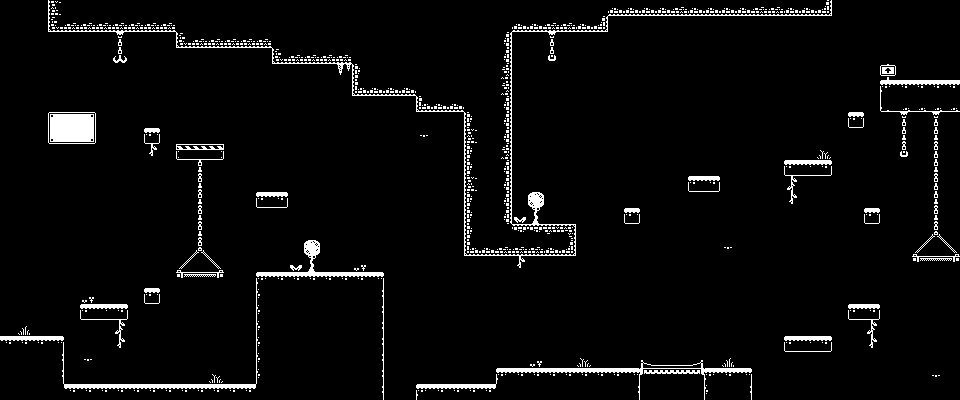

This game map was drawn from its Tiled (.tmx) file and the tilesets committed beside it. A one-line description and the trimmed map source follow:
An orthogonal 60x25 tile map with 16x16 px tiles, 2 tile layers (Background, Platforms) and 6 objects (4x spike, door, key).

<map version="1.10" tiledversion="1.10.2" orientation="orthogonal" renderorder="right-down" width="60" height="25" tilewidth="16" tileheight="16" infinite="0" nextlayerid="6" nextobjectid="9">
 <editorsettings>
  <export target="Azure Level Dark.tmj" format="json" />
 </editorsettings>
 <tileset firstgid="1" name="monochrome_tilemap_packed" tilewidth="16" tileheight="16" tilecount="400" columns="20">
  <image source="monochrome_tilemap_packed.png" width="320" height="320" />
  <tile id="14">
   <properties>
    <property name="collides" type="bool" value="true" />
   </properties>
  </tile>
  <tile id="44">
   <properties>
    <property name="collides" type="bool" value="true" />
   </properties>
  </tile>
  <tile id="45">
   <properties>
    <property name="collides" type="bool" value="true" />
   </properties>
  </tile>
  <tile id="46">
   <properties>
    <property name="collides" type="bool" value="true" />
   </properties>
  </tile>
  <tile id="96">
   <animation>
    <frame tileid="96" duration="200" />
   </animation>
  </tile>
  <tile id="97">
   <animation>
    <frame tileid="96" duration="650" />
    <frame tileid="97" duration="650" />
   </animation>
  </tile>
  <tile id="110">
   <properties>
    <property name="collides" type="bool" value="true" />
   </properties>
  </tile>
  <tile id="111">
   <properties>
    <property name="collides" type="bool" value="true" />
   </properties>
  </tile>
  <tile id="112">
   <properties>
    <property name="collides" type="bool" value="true" />
   </properties>
  </tile>
  <tile id="113">
   <properties>
    <property name="collides" type="bool" value="true" />
   </properties>
  </tile>
  <tile id="115">
   <properties>
    <property name="collides" type="bool" value="true" />
   </properties>
  </tile>
  <tile id="116">
   <properties>
    <property name="collides" type="bool" value="true" />
   </properties>
  </tile>
  <tile id="117">
   <properties>
    <property name="collides" type="bool" value="true" />
   </properties>
  </tile>
  <tile id="118">
   <properties>
    <property name="collides" type="bool" value="true" />
   </properties>
  </tile>
  <tile id="130">
   <properties>
    <property name="collides" type="bool" value="true" />
   </properties>
  </tile>
  <tile id="131">
   <properties>
    <property name="collides" type="bool" value="true" />
   </properties>
  </tile>
  <tile id="132">
   <properties>
    <property name="collides" type="bool" value="true" />
   </properties>
  </tile>
  <tile id="133">
   <properties>
    <property name="collides" type="bool" value="true" />
   </properties>
  </tile>
  <tile id="135">
   <properties>
    <property name="collides" type="bool" value="true" />
   </properties>
  </tile>
  <tile id="136">
   <properties>
    <property name="collides" type="bool" value="true" />
   </properties>
  </tile>
  <tile id="137">
   <properties>
    <property name="collides" type="bool" value="true" />
   </properties>
  </tile>
  <tile id="138">
   <properties>
    <property name="collides" type="bool" value="true" />
   </properties>
  </tile>
  <tile id="140">
   <properties>
    <property name="collides" type="bool" value="false" />
   </properties>
  </tile>
  <tile id="141">
   <properties>
    <property name="collides" type="bool" value="false" />
   </properties>
  </tile>
  <tile id="142">
   <properties>
    <property name="collides" type="bool" value="false" />
   </properties>
  </tile>
  <tile id="150">
   <properties>
    <property name="collides" type="bool" value="true" />
   </properties>
  </tile>
  <tile id="151">
   <properties>
    <property name="collides" type="bool" value="true" />
   </properties>
  </tile>
  <tile id="152">
   <properties>
    <property name="collides" type="bool" value="true" />
   </properties>
  </tile>
  <tile id="153">
   <properties>
    <property name="collides" type="bool" value="true" />
   </properties>
  </tile>
  <tile id="155">
   <properties>
    <property name="collides" type="bool" value="true" />
   </properties>
  </tile>
  <tile id="156">
   <properties>
    <property name="collides" type="bool" value="true" />
   </properties>
  </tile>
  <tile id="157">
   <properties>
    <property name="collides" type="bool" value="true" />
   </properties>
  </tile>
  <tile id="158">
   <properties>
    <property name="collides" type="bool" value="true" />
   </properties>
  </tile>
  <tile id="160">
   <properties>
    <property name="collides" type="bool" value="true" />
   </properties>
  </tile>
  <tile id="161">
   <properties>
    <property name="collides" type="bool" value="true" />
   </properties>
  </tile>
  <tile id="162">
   <properties>
    <property name="collides" type="bool" value="true" />
   </properties>
  </tile>
  <tile id="170">
   <properties>
    <property name="collides" type="bool" value="true" />
   </properties>
  </tile>
  <tile id="171">
   <properties>
    <property name="collides" type="bool" value="true" />
   </properties>
  </tile>
  <tile id="172">
   <properties>
    <property name="collides" type="bool" value="true" />
   </properties>
  </tile>
  <tile id="173">
   <properties>
    <property name="collides" type="bool" value="true" />
   </properties>
  </tile>
  <tile id="175">
   <properties>
    <property name="collides" type="bool" value="true" />
   </properties>
  </tile>
  <tile id="176">
   <properties>
    <property name="collides" type="bool" value="true" />
   </properties>
  </tile>
  <tile id="177">
   <properties>
    <property name="collides" type="bool" value="true" />
   </properties>
  </tile>
  <tile id="178">
   <properties>
    <property name="collides" type="bool" value="true" />
   </properties>
  </tile>
  <tile id="180">
   <properties>
    <property name="collides" type="bool" value="true" />
   </properties>
  </tile>
  <tile id="181">
   <properties>
    <property name="collides" type="bool" value="true" />
   </properties>
  </tile>
  <tile id="182">
   <properties>
    <property name="collides" type="bool" value="true" />
   </properties>
  </tile>
  <tile id="183">
   <properties>
    <property name="collides" type="bool" value="true" />
    <property name="spike" type="bool" value="true" />
   </properties>
  </tile>
  <tile id="190">
   <properties>
    <property name="collides" type="bool" value="true" />
   </properties>
  </tile>
  <tile id="191">
   <properties>
    <property name="collides" type="bool" value="true" />
   </properties>
  </tile>
  <tile id="192">
   <properties>
    <property name="collides" type="bool" value="true" />
   </properties>
  </tile>
  <tile id="193">
   <properties>
    <property name="collides" type="bool" value="true" />
   </properties>
  </tile>
  <tile id="195">
   <properties>
    <property name="collides" type="bool" value="true" />
   </properties>
  </tile>
  <tile id="196">
   <properties>
    <property name="collides" type="bool" value="true" />
   </properties>
  </tile>
  <tile id="197">
   <properties>
    <property name="collides" type="bool" value="true" />
   </properties>
  </tile>
  <tile id="198">
   <properties>
    <property name="collides" type="bool" value="true" />
   </properties>
  </tile>
  <tile id="203">
   <properties>
    <property name="collides" type="bool" value="true" />
    <property name="spike" type="bool" value="true" />
   </properties>
   <animation>
    <frame tileid="183" duration="650" />
    <frame tileid="203" duration="650" />
   </animation>
  </tile>
  <tile id="210">
   <properties>
    <property name="collides" type="bool" value="true" />
   </properties>
  </tile>
  <tile id="211">
   <properties>
    <property name="collides" type="bool" value="true" />
   </properties>
  </tile>
  <tile id="212">
   <properties>
    <property name="collides" type="bool" value="true" />
   </properties>
  </tile>
  <tile id="213">
   <properties>
    <property name="collides" type="bool" value="true" />
   </properties>
  </tile>
  <tile id="215">
   <properties>
    <property name="collides" type="bool" value="true" />
   </properties>
  </tile>
  <tile id="216">
   <properties>
    <property name="collides" type="bool" value="true" />
   </properties>
  </tile>
  <tile id="217">
   <properties>
    <property name="collides" type="bool" value="true" />
   </properties>
  </tile>
  <tile id="218">
   <properties>
    <property name="collides" type="bool" value="true" />
   </properties>
  </tile>
  <tile id="230">
   <properties>
    <property name="collides" type="bool" value="true" />
   </properties>
  </tile>
  <tile id="231">
   <properties>
    <property name="collides" type="bool" value="true" />
   </properties>
  </tile>
  <tile id="232">
   <properties>
    <property name="collides" type="bool" value="true" />
   </properties>
  </tile>
  <tile id="233">
   <properties>
    <property name="collides" type="bool" value="true" />
   </properties>
  </tile>
  <tile id="235">
   <properties>
    <property name="collides" type="bool" value="true" />
   </properties>
  </tile>
  <tile id="236">
   <properties>
    <property name="collides" type="bool" value="true" />
   </properties>
  </tile>
  <tile id="237">
   <properties>
    <property name="collides" type="bool" value="true" />
   </properties>
  </tile>
  <tile id="238">
   <properties>
    <property name="collides" type="bool" value="true" />
   </properties>
  </tile>
  <tile id="250">
   <properties>
    <property name="collides" type="bool" value="true" />
   </properties>
  </tile>
  <tile id="251">
   <properties>
    <property name="collides" type="bool" value="true" />
   </properties>
  </tile>
  <tile id="252">
   <properties>
    <property name="collides" type="bool" value="true" />
   </properties>
  </tile>
  <tile id="253">
   <properties>
    <property name="collides" type="bool" value="true" />
   </properties>
  </tile>
  <tile id="255">
   <properties>
    <property name="collides" type="bool" value="true" />
   </properties>
  </tile>
  <tile id="256">
   <properties>
    <property name="collides" type="bool" value="true" />
   </properties>
  </tile>
  <tile id="257">
   <properties>
    <property name="collides" type="bool" value="true" />
   </properties>
  </tile>
  <tile id="258">
   <properties>
    <property name="collides" type="bool" value="true" />
   </properties>
  </tile>
  <tile id="270">
   <properties>
    <property name="collides" type="bool" value="true" />
   </properties>
  </tile>
  <tile id="271">
   <properties>
    <property name="collides" type="bool" value="true" />
   </properties>
  </tile>
  <tile id="272">
   <properties>
    <property name="collides" type="bool" value="true" />
   </properties>
  </tile>
  <tile id="273">
   <properties>
    <property name="collides" type="bool" value="true" />
   </properties>
  </tile>
  <tile id="275">
   <properties>
    <property name="collides" type="bool" value="true" />
   </properties>
  </tile>
  <tile id="276">
   <properties>
    <property name="collides" type="bool" value="true" />
   </properties>
  </tile>
  <tile id="277">
   <properties>
    <property name="collides" type="bool" value="true" />
   </properties>
  </tile>
  <tile id="278">
   <properties>
    <property name="collides" type="bool" value="true" />
   </properties>
  </tile>
  <tile id="290">
   <properties>
    <property name="collides" type="bool" value="true" />
   </properties>
  </tile>
  <tile id="291">
   <properties>
    <property name="collides" type="bool" value="true" />
   </properties>
  </tile>
  <tile id="292">
   <properties>
    <property name="collides" type="bool" value="true" />
   </properties>
  </tile>
  <tile id="293">
   <properties>
    <property name="collides" type="bool" value="true" />
   </properties>
  </tile>
  <tile id="295">
   <properties>
    <property name="collides" type="bool" value="true" />
   </properties>
  </tile>
  <tile id="296">
   <properties>
    <property name="collides" type="bool" value="true" />
   </properties>
  </tile>
  <tile id="297">
   <properties>
    <property name="collides" type="bool" value="true" />
   </properties>
  </tile>
  <tile id="298">
   <properties>
    <property name="collides" type="bool" value="true" />
   </properties>
  </tile>
  <tile id="310">
   <properties>
    <property name="collides" type="bool" value="true" />
   </properties>
  </tile>
  <tile id="311">
   <properties>
    <property name="collides" type="bool" value="true" />
   </properties>
  </tile>
  <tile id="312">
   <properties>
    <property name="collides" type="bool" value="true" />
   </properties>
  </tile>
  <tile id="313">
   <properties>
    <property name="collides" type="bool" value="true" />
   </properties>
  </tile>
  <tile id="315">
   <properties>
    <property name="collides" type="bool" value="true" />
   </properties>
  </tile>
  <tile id="316">
   <properties>
    <property name="collides" type="bool" value="true" />
   </properties>
  </tile>
  <tile id="317">
   <properties>
    <property name="collides" type="bool" value="true" />
   </properties>
  </tile>
  <tile id="318">
   <properties>
    <property name="collides" type="bool" value="true" />
   </properties>
  </tile>
  <tile id="330">
   <properties>
    <property name="collides" type="bool" value="true" />
   </properties>
  </tile>
  <tile id="331">
   <properties>
    <property name="collides" type="bool" value="true" />
   </properties>
  </tile>
  <tile id="332">
   <properties>
    <property name="collides" type="bool" value="true" />
   </properties>
  </tile>
  <tile id="333">
   <properties>
    <property name="collides" type="bool" value="true" />
   </properties>
  </tile>
  <tile id="335">
   <properties>
    <property name="collides" type="bool" value="true" />
   </properties>
  </tile>
  <tile id="336">
   <properties>
    <property name="collides" type="bool" value="true" />
   </properties>
  </tile>
  <tile id="337">
   <properties>
    <property name="collides" type="bool" value="true" />
   </properties>
  </tile>
  <tile id="338">
   <properties>
    <property name="collides" type="bool" value="true" />
   </properties>
  </tile>
  <tile id="346">
   <animation>
    <frame tileid="346" duration="325" />
    <frame tileid="326" duration="325" />
   </animation>
  </tile>
  <tile id="354">
   <properties>
    <property name="collides" type="bool" value="true" />
   </properties>
  </tile>
  <tile id="355">
   <properties>
    <property name="collides" type="bool" value="true" />
   </properties>
  </tile>
  <tile id="356">
   <properties>
    <property name="collides" type="bool" value="true" />
   </properties>
  </tile>
  <tile id="374">
   <properties>
    <property name="collides" type="bool" value="true" />
   </properties>
  </tile>
  <tile id="375">
   <properties>
    <property name="collides" type="bool" value="true" />
   </properties>
  </tile>
  <tile id="376">
   <properties>
    <property name="collides" type="bool" value="true" />
   </properties>
  </tile>
  <tile id="394">
   <properties>
    <property name="collides" type="bool" value="true" />
   </properties>
  </tile>
  <tile id="395">
   <properties>
    <property name="collides" type="bool" value="true" />
   </properties>
  </tile>
  <tile id="396">
   <properties>
    <property name="collides" type="bool" value="true" />
   </properties>
  </tile>
 </tileset>
 <layer id="1" name="Background" width="60" height="25">
  <data>[1500 cells, 1500 non-empty, 2 distinct tile ids]</data>
 </layer>
 <layer id="2" name="Platforms" width="60" height="25">
  <data>[1500 cells, 245 non-empty, 62 distinct tile ids]</data>
 </layer>
 <objectgroup id="5" name="Objects">
  <object id="2" name="door" gid="58" x="912" y="80.25" width="16" height="16" />
  <object id="4" name="key" gid="98" x="64.75" y="110.75" width="16" height="16" />
  <object id="5" name="spike" gid="204" x="192.125" y="144" width="16" height="16" />
  <object id="6" name="spike" gid="204" x="384" y="400.5" width="16" height="16" />
  <object id="7" name="spike" gid="204" x="400" y="400.182" width="16" height="16" />
  <object id="8" name="spike" gid="204" x="240" y="383.333" width="16" height="16" />
 </objectgroup>
</map>
